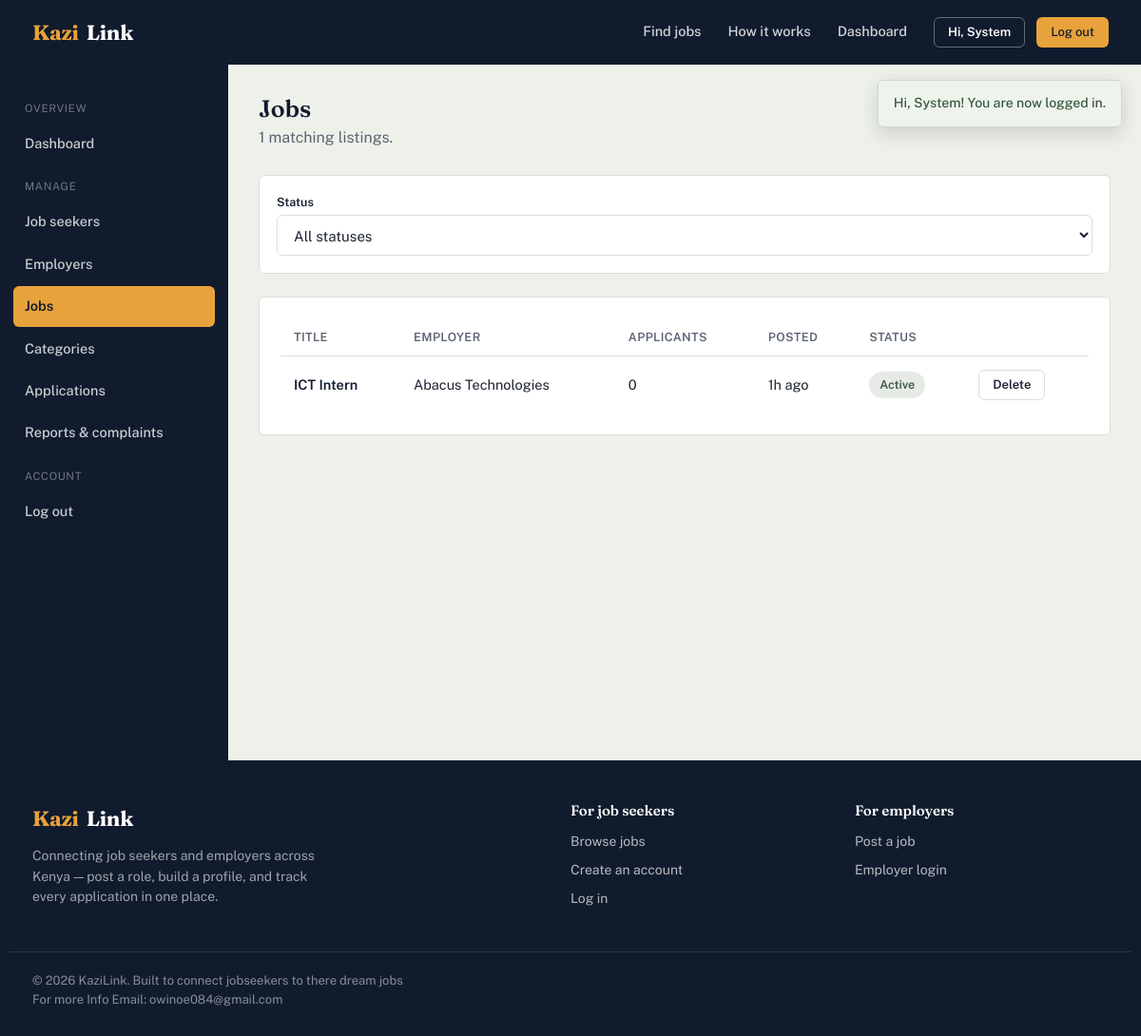
Screenshot of /admin/manage-jobs.php (signed in) with the database file from the repository.
### tables this page shows
CREATE TABLE users (
    user_id     INT AUTO_INCREMENT PRIMARY KEY,
    full_name   VARCHAR(100) NOT NULL,
    email       VARCHAR(100) NOT NULL UNIQUE,
    phone       VARCHAR(20),
    password    VARCHAR(255) NOT NULL,
    role        ENUM('job_seeker','employer','admin') NOT NULL,
    status      ENUM('active','suspended') NOT NULL DEFAULT 'active',
    created_at  TIMESTAMP DEFAULT CURRENT_TIMESTAMP
);

CREATE TABLE jobs (
    job_id           INT AUTO_INCREMENT PRIMARY KEY,
    employer_id      INT NOT NULL,
    category_id      INT,
    title            VARCHAR(150) NOT NULL,
    description      TEXT NOT NULL,
    requirements     TEXT,
    location         VARCHAR(100),
    job_type         VARCHAR(50),         
    experience_level VARCHAR(50),         
    salary           DECIMAL(10,2),
    deadline         DATE,
    status           VARCHAR(30) NOT NULL DEFAULT 'pending',
    created_at       TIMESTAMP DEFAULT CURRENT_TIMESTAMP,
    FOREIGN KEY (employer_id) REFERENCES employers(employer_id) ON DELETE CASCADE,
    FOREIGN KEY (category_id) REFERENCES job_categories(category_id) ON DELETE SET NULL
);

CREATE TABLE employers (
    employer_id     INT AUTO_INCREMENT PRIMARY KEY,
    user_id         INT NOT NULL UNIQUE,
    company_name    VARCHAR(150) NOT NULL,
    company_email   VARCHAR(100),
    company_phone   VARCHAR(20),
    location        VARCHAR(100),
    description     TEXT,
    website         VARCHAR(255),
    logo            VARCHAR(255),
    FOREIGN KEY (user_id) REFERENCES users(user_id) ON DELETE CASCADE
);

### includes/functions.php (called while the page is built, shortened)
<?php
function e(?string $value): string
{
    return htmlspecialchars($value ?? '', ENT_QUOTES, 'UTF-8');
}
function get_flashes(): array
{
    $flashes = $_SESSION['flash'] ?? [];
    return $flashes;
}
function time_ago(string $datetime): string
{
    $timestamp = strtotime($datetime);
    $diff = time() - $timestamp;
    if ($diff < 86400) return floor($diff / 3600) . 'h ago';
    return date('d M Y', $timestamp);
}
function status_pill_class(string $status): string
{
    $status = strtolower($status);
    return match (true) {
        in_array($status, ['active', 'accepted', 'approved', 'shortlisted']) => 'pill-success',
        in_array($status, ['pending', 'under review', 'applied']) => 'pill-pending',
        in_array($status, ['rejected', 'closed', 'suspended', 'dismissed']) => 'pill-danger',
        in_array($status, ['interview']) => 'pill-info',
        default => 'pill-neutral',
    };
}

### includes/auth.php (called while the page is built, shortened)
<?php
function current_user_id(): ?int
{
    return $_SESSION['user_id'] ?? null;
}
function current_user(): ?array
{
    $db = getDB();
    $stmt = $db->prepare('SELECT * FROM users WHERE user_id = ?');
    $stmt->execute([current_user_id()]);
    $cached = $stmt->fetch() ?: null;
    return $cached;
}

### admin/manage-jobs.php (the view, shortened to what this page needs)
<?php
$db = getDB();
$where = ['1=1'];
$params = [];
$whereSql = implode(' AND ', $where);
$stmt = $db->prepare("
    SELECT j.*, e.company_name,
    (SELECT COUNT(*) FROM applications a WHERE a.job_id = j.job_id) AS applicant_count
    FROM jobs j JOIN employers e ON e.employer_id = j.employer_id
    WHERE $whereSql ORDER BY j.created_at DESC
");
$stmt->execute($params);
$jobs = $stmt->fetchAll();
$base = '../';
include __DIR__ . '/../includes/header.php';
?>
<div class="dash-shell">
  <?php include __DIR__ . '/../includes/sidebar-admin.php'; ?>
  <main class="dash-main">
    <div class="dash-header"><div><h1>Jobs</h1><p><?= count($jobs) ?> matching listings.</p></div></div>
    <form class="filter-bar" method="get" data-autosubmit style="grid-template-columns: 1fr;">
      <div class="form-group" style="margin:0;">
        <label>Status</label>
        <select name="status">
          <option value="">All statuses</option>
        </select>
      </div>
    </form>
    <div class="card">
      <div class="card-body table-scroll">
        <?php if ($jobs): ?>
          <table class="data-table">
            <thead><tr><th>Title</th><th>Employer</th><th>Applicants</th><th>Posted</th><th>Status</th><th></th></tr></thead>
            <tbody>
            <?php foreach ($jobs as $job): ?>
              <tr>
                <td><a href="../job-details.php?id=<?= (int) $job['job_id'] ?>" class="row-title"><?= e($job['title']) ?></a></td>
                <td><?= e($job['company_name']) ?></td>
                <td><?= (int) $job['applicant_count'] ?></td>
                <td><?= time_ago($job['created_at']) ?></td>
                <td><span class="pill <?= status_pill_class($job['status']) ?>"><?= e(ucfirst($job['status'])) ?></span></td>
                <td>
                  <div class="table-actions">
                    <form method="post" data-confirm="Delete this job permanently?"><button type="submit" name="delete" class="btn btn-outline btn-sm">Delete</button></form>
                  </div>
                </td>
              </tr>
            <?php endforeach; ?>
            </tbody>
          </table>
        <?php else: ?>
          <div class="empty-state"><h3>No jobs match this filter</h3></div>
        <?php endif; ?>
      </div>
    </div>
  </main>
</div>
<?php include __DIR__ . '/../includes/footer.php'; ?>

### includes/header.php (shortened to what this page needs)
<?php
$base = $base ?? '';
$user = current_user();
?>
<!DOCTYPE html>
<html lang="en">
<head>
<link rel="stylesheet" href="<?= e($base) ?>assets/css/style.css">
</head>
<body>
<?php $flashes = get_flashes(); if ($flashes): ?>
<div class="flash-stack">
  <?php foreach ($flashes as $f): ?>
    <div class="flash flash-<?= e($f['type']) ?>"><?= e($f['message']) ?></div>
  <?php endforeach; ?>
</div>
<?php endif; ?>
<header class="site-header">
  <div class="container">
    <a href="<?= e($base) ?>index.php" class="brand"><span class="brand-mark">Kazi</span>Link</a>
    <nav class="main-nav">
      <a href="<?= e($base) ?>jobs.php">Find jobs</a>
      <a href="<?= e($base) ?>index.php#how-it-works">How it works</a>
      <?php if ($user): ?>
        <?php if ($user['role'] === 'job_seeker'): ?>
          <a href="<?= e($base === '' ? 'seeker/' : '') ?>dashboard.php">Dashboard</a>
        <?php elseif ($user['role'] === 'employer'): ?>
          <a href="<?= e($base === '' ? 'employer/' : '') ?>dashboard.php">Dashboard</a>
        <?php elseif ($user['role'] === 'admin'): ?>
          <a href="<?= e($base === '' ? 'admin/' : '') ?>dashboard.php">Dashboard</a>
        <?php endif; ?>
        <div class="nav-actions">
          <span class="btn btn-outline-light btn-sm" style="pointer-events:none;">Hi, <?= e(explode(' ', $user['full_name'])[0]) ?></span>
          <a href="<?= e($base) ?>logout.php" class="btn btn-primary btn-sm">Log out</a>
        </div>
      <?php endif; ?>
    </nav>
  </div>
</header>

### rows the page displays
users: full_name "System"
jobs: title "ICT Intern", employer.company_name "Abacus Technologies", applicant_count "0", created_at "1h ago", status "Active"

### other values shown
$f['message'] "Hi, System! You are now logged in."
count($jobs) "1"
